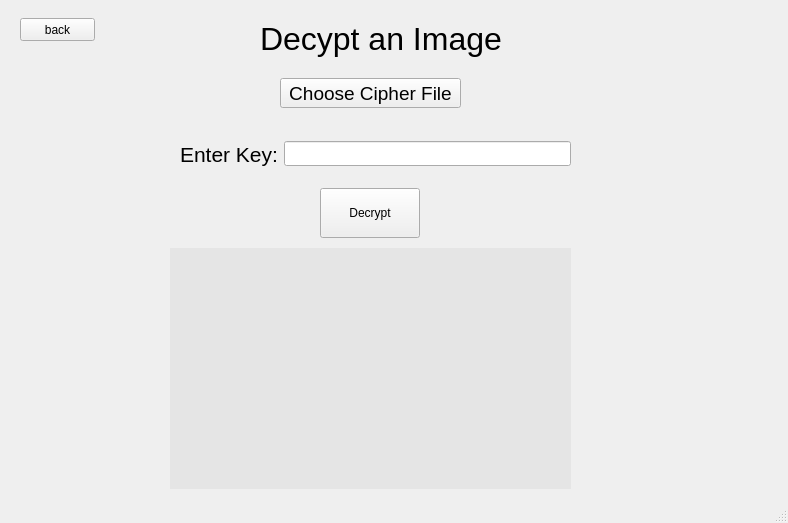
<?xml version="1.0" encoding="UTF-8"?>
<ui version="4.0">
 <class>MainWindow</class>
 <widget class="QMainWindow" name="MainWindow">
  <property name="geometry">
   <rect>
    <x>0</x>
    <y>0</y>
    <width>788</width>
    <height>523</height>
   </rect>
  </property>
  <property name="windowTitle">
   <string>MainWindow</string>
  </property>
  <widget class="QWidget" name="centralwidget">
   <widget class="QStackedWidget" name="stackedWidget">
    <property name="geometry">
     <rect>
      <x>10</x>
      <y>8</y>
      <width>771</width>
      <height>491</height>
     </rect>
    </property>
    <property name="minimumSize">
     <size>
      <width>0</width>
      <height>0</height>
     </size>
    </property>
    <property name="currentIndex">
     <number>2</number>
    </property>
    <widget class="QWidget" name="page">
     <widget class="QWidget" name="verticalLayoutWidget">
      <property name="geometry">
       <rect>
        <x>260</x>
        <y>120</y>
        <width>231</width>
        <height>221</height>
       </rect>
      </property>
      <layout class="QVBoxLayout" name="verticalLayout">
       <property name="topMargin">
        <number>0</number>
       </property>
       <item>
        <widget class="QPushButton" name="pushButton">
         <property name="enabled">
          <bool>true</bool>
         </property>
         <property name="sizePolicy">
          <sizepolicy hsizetype="Expanding" vsizetype="Maximum">
           <horstretch>0</horstretch>
           <verstretch>0</verstretch>
          </sizepolicy>
         </property>
         <property name="minimumSize">
          <size>
           <width>0</width>
           <height>40</height>
          </size>
         </property>
         <property name="text">
          <string>Encrypt</string>
         </property>
        </widget>
       </item>
       <item>
        <widget class="QPushButton" name="pushButton_2">
         <property name="minimumSize">
          <size>
           <width>0</width>
           <height>40</height>
          </size>
         </property>
         <property name="text">
          <string>Decrypt</string>
         </property>
        </widget>
       </item>
      </layout>
     </widget>
     <widget class="QLabel" name="label">
      <property name="geometry">
       <rect>
        <x>140</x>
        <y>30</y>
        <width>511</width>
        <height>61</height>
       </rect>
      </property>
      <property name="font">
       <font>
        <pointsize>24</pointsize>
       </font>
      </property>
      <property name="text">
       <string>Select Option to Encrypt or decrypt</string>
      </property>
     </widget>
    </widget>
    <widget class="QWidget" name="page_2">
     <widget class="QWidget" name="horizontalLayoutWidget">
      <property name="geometry">
       <rect>
        <x>190</x>
        <y>80</y>
        <width>391</width>
        <height>52</height>
       </rect>
      </property>
      <layout class="QHBoxLayout" name="horizontalLayout">
       <item>
        <widget class="QLabel" name="label_2">
         <property name="font">
          <font>
           <pointsize>16</pointsize>
          </font>
         </property>
         <property name="text">
          <string>Enter Key:</string>
         </property>
        </widget>
       </item>
       <item>
        <widget class="QLineEdit" name="lineEdit">
         <property name="minimumSize">
          <size>
           <width>0</width>
           <height>25</height>
          </size>
         </property>
        </widget>
       </item>
      </layout>
     </widget>
     <widget class="QPushButton" name="pushButton_3">
      <property name="geometry">
       <rect>
        <x>320</x>
        <y>140</y>
        <width>100</width>
        <height>30</height>
       </rect>
      </property>
      <property name="text">
       <string>Choose File</string>
      </property>
     </widget>
     <widget class="QPushButton" name="pushButton_4">
      <property name="geometry">
       <rect>
        <x>320</x>
        <y>430</y>
        <width>100</width>
        <height>50</height>
       </rect>
      </property>
      <property name="text">
       <string>Encypt</string>
      </property>
     </widget>
     <widget class="QLabel" name="label_3">
      <property name="geometry">
       <rect>
        <x>250</x>
        <y>10</y>
        <width>261</width>
        <height>61</height>
       </rect>
      </property>
      <property name="font">
       <font>
        <pointsize>24</pointsize>
       </font>
      </property>
      <property name="text">
       <string>Encrypt an Image</string>
      </property>
     </widget>
     <widget class="QPushButton" name="pushButton_7">
      <property name="geometry">
       <rect>
        <x>10</x>
        <y>10</y>
        <width>75</width>
        <height>23</height>
       </rect>
      </property>
      <property name="text">
       <string>back</string>
      </property>
     </widget>
     <widget class="QLabel" name="lbl">
      <property name="geometry">
       <rect>
        <x>180</x>
        <y>180</y>
        <width>401</width>
        <height>241</height>
       </rect>
      </property>
      <property name="styleSheet">
       <string notr="true">background-color:rgba(128,128,128,0.1)</string>
      </property>
      <property name="frameShadow">
       <enum>QFrame::Raised</enum>
      </property>
      <property name="text">
       <string/>
      </property>
      <property name="alignment">
       <set>Qt::AlignCenter</set>
      </property>
     </widget>
    </widget>
    <widget class="QWidget" name="page_3">
     <widget class="QPushButton" name="pushButton_6">
      <property name="geometry">
       <rect>
        <x>310</x>
        <y>180</y>
        <width>100</width>
        <height>50</height>
       </rect>
      </property>
      <property name="text">
       <string>Decrypt</string>
      </property>
     </widget>
     <widget class="QPushButton" name="pushButton_5">
      <property name="geometry">
       <rect>
        <x>270</x>
        <y>70</y>
        <width>181</width>
        <height>30</height>
       </rect>
      </property>
      <property name="font">
       <font>
        <pointsize>14</pointsize>
       </font>
      </property>
      <property name="text">
       <string>Choose Cipher File</string>
      </property>
     </widget>
     <widget class="QWidget" name="horizontalLayoutWidget_2">
      <property name="geometry">
       <rect>
        <x>170</x>
        <y>120</y>
        <width>391</width>
        <height>52</height>
       </rect>
      </property>
      <layout class="QHBoxLayout" name="horizontalLayout_2">
       <item>
        <widget class="QLabel" name="label_5">
         <property name="font">
          <font>
           <pointsize>16</pointsize>
          </font>
         </property>
         <property name="text">
          <string>Enter Key:</string>
         </property>
        </widget>
       </item>
       <item>
        <widget class="QLineEdit" name="lineEdit_2">
         <property name="minimumSize">
          <size>
           <width>0</width>
           <height>25</height>
          </size>
         </property>
        </widget>
       </item>
      </layout>
     </widget>
     <widget class="QLabel" name="label_4">
      <property name="geometry">
       <rect>
        <x>250</x>
        <y>0</y>
        <width>261</width>
        <height>61</height>
       </rect>
      </property>
      <property name="font">
       <font>
        <pointsize>24</pointsize>
       </font>
      </property>
      <property name="text">
       <string>Decypt an Image</string>
      </property>
     </widget>
     <widget class="QPushButton" name="pushButton_8">
      <property name="geometry">
       <rect>
        <x>10</x>
        <y>10</y>
        <width>75</width>
        <height>23</height>
       </rect>
      </property>
      <property name="text">
       <string>back</string>
      </property>
     </widget>
     <widget class="QLabel" name="lbl_2">
      <property name="geometry">
       <rect>
        <x>160</x>
        <y>240</y>
        <width>401</width>
        <height>241</height>
       </rect>
      </property>
      <property name="styleSheet">
       <string notr="true">background-color:rgba(128,128,128,0.1)</string>
      </property>
      <property name="frameShadow">
       <enum>QFrame::Raised</enum>
      </property>
      <property name="text">
       <string/>
      </property>
      <property name="alignment">
       <set>Qt::AlignCenter</set>
      </property>
     </widget>
    </widget>
   </widget>
  </widget>
  <widget class="QStatusBar" name="statusbar"/>
 </widget>
 <resources/>
 <connections/>
</ui>
